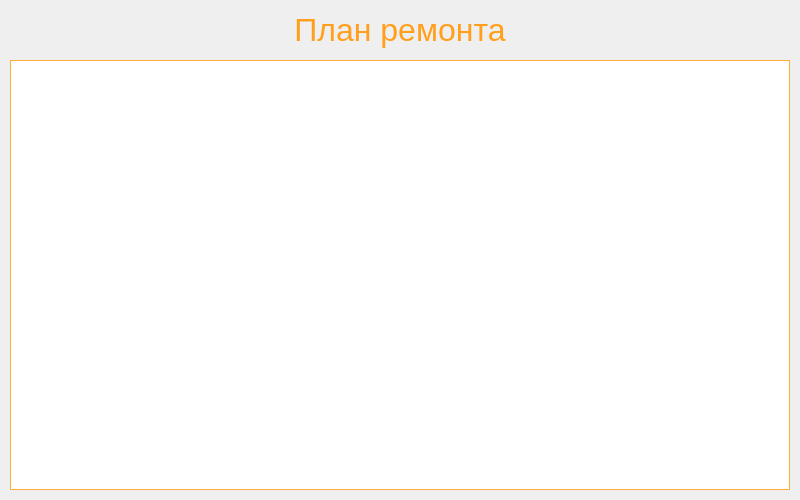
<?xml version="1.0" encoding="UTF-8"?>
<ui version="4.0">
 <class>Dialog</class>
 <widget class="QDialog" name="Dialog">
  <property name="geometry">
   <rect>
    <x>0</x>
    <y>0</y>
    <width>800</width>
    <height>500</height>
   </rect>
  </property>
  <property name="windowTitle">
   <string>Dialog</string>
  </property>
  <widget class="QWidget" name="widget" native="true">
   <property name="geometry">
    <rect>
     <x>10</x>
     <y>10</y>
     <width>780</width>
     <height>480</height>
    </rect>
   </property>
   <property name="styleSheet">
    <string notr="true">Line{
	background-color: #ffb146;
	border: none;
}

QLabel{
	color: #ff9f1b;
}

QPushButton{
	color:white;
	background-color: #f1d275;
	border: 1px solid #ffad3d;
	height: 30px;
}

QPushButton:pressed{
	background-color: #ff9d16;
	font-weight: bold;
}

QPushButton:hover{
	background-color: #ff9d16;
}

QComboBox {
	border: 1px solid #ffad3d;
	font-size: 14pt;
}

QTableView{
	border: 1px solid #ffad3d;
}

QTableView::item{
	border: 1px solid #ffad3d;
	color: #ffa120;
}

QTableView::item:selected{
	background-color: #ffad3d;
	color: white;
}

QHeaderView{
	width:100%;
	background-color: #ffa120;
	color: white;
	border: none;
	font-weight: bold;
	padding: 2px;
}</string>
   </property>
   <widget class="QLabel" name="repair_plan">
    <property name="geometry">
     <rect>
      <x>0</x>
      <y>0</y>
      <width>780</width>
      <height>40</height>
     </rect>
    </property>
    <property name="font">
     <font>
      <pointsize>24</pointsize>
     </font>
    </property>
    <property name="text">
     <string>План ремонта</string>
    </property>
    <property name="alignment">
     <set>Qt::AlignCenter</set>
    </property>
   </widget>
   <widget class="QTableView" name="repair_table_alone">
    <property name="geometry">
     <rect>
      <x>0</x>
      <y>50</y>
      <width>780</width>
      <height>430</height>
     </rect>
    </property>
    <property name="sizeAdjustPolicy">
     <enum>QAbstractScrollArea::AdjustToContents</enum>
    </property>
    <property name="editTriggers">
     <set>QAbstractItemView::NoEditTriggers</set>
    </property>
    <property name="selectionMode">
     <enum>QAbstractItemView::SingleSelection</enum>
    </property>
    <property name="selectionBehavior">
     <enum>QAbstractItemView::SelectRows</enum>
    </property>
    <attribute name="horizontalHeaderCascadingSectionResizes">
     <bool>true</bool>
    </attribute>
    <attribute name="horizontalHeaderStretchLastSection">
     <bool>true</bool>
    </attribute>
    <attribute name="verticalHeaderVisible">
     <bool>false</bool>
    </attribute>
    <attribute name="verticalHeaderHighlightSections">
     <bool>false</bool>
    </attribute>
   </widget>
  </widget>
 </widget>
 <resources/>
 <connections/>
</ui>
